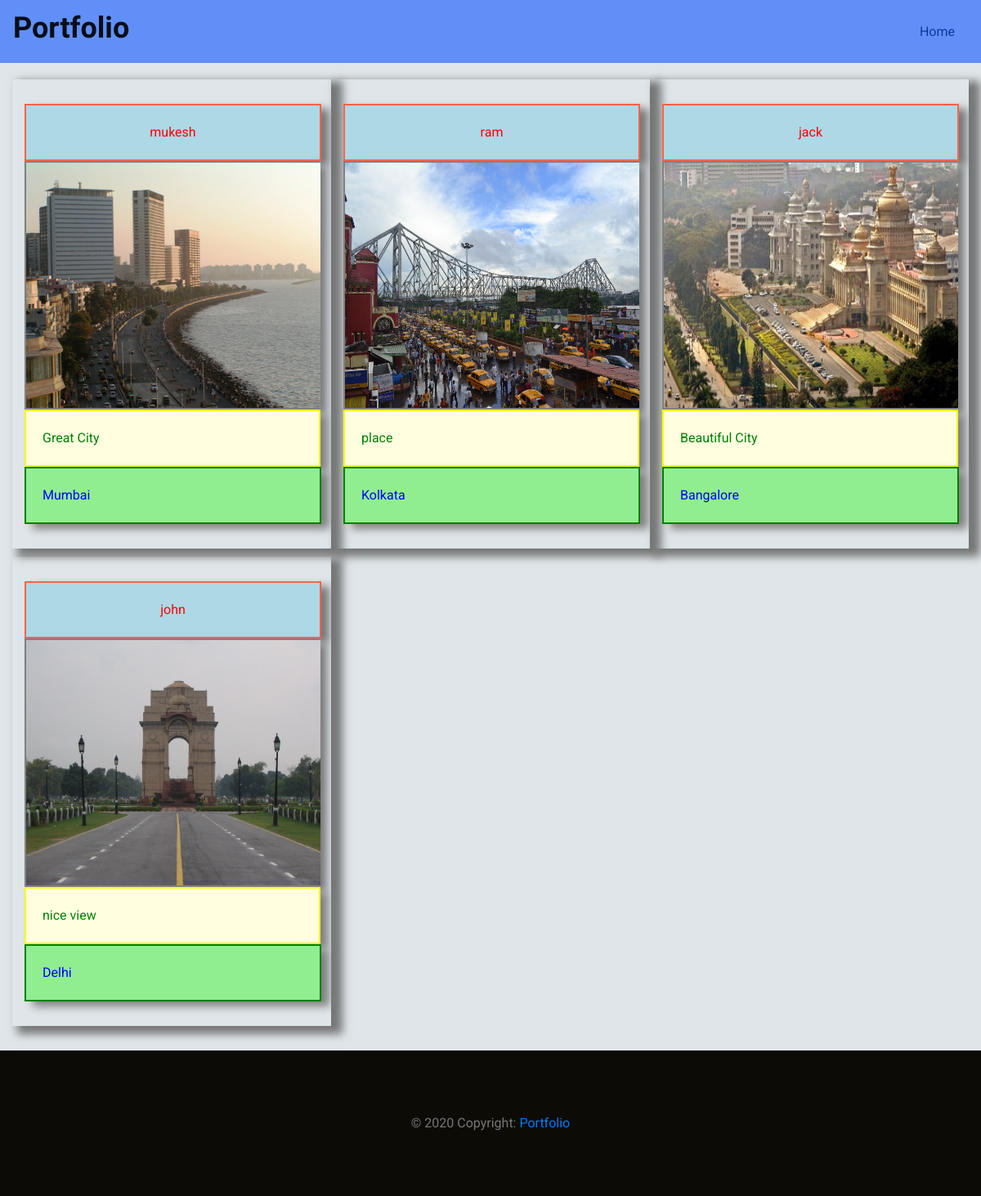
The page /about/ on the database its author committed.
### blog/models.py (models this page shows, shortened)
class Portfolio(models.Model):
    name=models.CharField(max_length=100)
    title=models.CharField(max_length=100,blank=True)
    location=models.TextField(max_length=250,blank=True)
    desc=models.TextField(max_length=250,blank=True)
    image=models.ImageField(upload_to='images/pics',blank=True,null=True)
    email=models.EmailField()
    url=models.URLField(blank=True)

### blog/views.py (the view)
# urls.py: path('about/', views.about, name='about'),
def about(request):
    blogs = Portfolio.objects.all()
    context = {
        'blogs': blogs
    }
    return render(request,'portfolio/about.html',context)

### blog/templates/portfolio/about.html (shortened to what this page needs)
<!doctype html>
{% extends 'portfolio/base.html' %}
{% load static %}
{% block content %}
<nav class="navbar navbar-light " style="background-color: #6090f7;">
    <a class="navbar-brand logo_h justify-content-start" href="{% url 'home' %}"><h1>Portfolio</h1></a>
    <ul class="nav justify-content-end">
        <li class="nav-item">
            <a class="nav-link active" style="color:#0c3999;" href="{% url 'home' %}">Home</a>
        </li>
    </ul>
</nav>
<div class="container-fluid" style="background-color:#dfe5e8">
    <div class="container">
        <div class="row" style="padding-top:20px;padding-bottom:20px;">
            {% for blog in blogs %}
            <div class="col-sm-4" style="padding-top:30px;box-shadow:10px 6px 10px 4px;padding-bottom:30px;margin-bottom:10px">
                <div style="background-color:lightblue;padding:20px;border:2px solid tomato;text-align:center;box-shadow:10px 6px 10px;margin-right:-3px">
                    <span style="color:red;">{{blog.name}}</span>
                </div>
                <div style="box-shadow:10px 6px 10px;border:2px solid gray">
                    <a href="{% url 'detail' blog.id %}"> <img  src="{{blog.image.url}}" width="360px" height="300px"></a>
                </div>
                <div style="padding:20px;background-color:lightyellow;color:green;box-shadow:10px 6px 10px gray;border:2px solid yellow;margin-right:-2px">
                    {{blog.title}}
                </div>
                <div style="padding:20px;background-color:lightgreen;color:blue;box-shadow:10px 6px 10px gray;border:2px solid green;margin-right:-3px">
                    {{blog.location}}
                </div>
            </div>
            {% endfor %}
        </div>
    </div>
</div>
<footer class="page-footer font-small blue"style="background-color:#0d0b06;padding:60px ">
    <div class="footer-copyright text-center py-3">© 2020 Copyright:
        <a href="{% url 'home' %}"> Portfolio</a>
    </div>
</footer>
{% endblock %}

### static/css/Mytyle.css (style rules this page uses)
a { text-decoration: none; transition: all 0.3s ease-in-out; }
body { line-height: 26px; font-size: 16px; font-family: "Roboto", sans-serif; font-weight: normal; color: #777777; }
h1, h2, h3, h4, h5, h6 { font-family: "Heebo", sans-serif; font-weight: bold; }
@media (min-width: 1200px) { .container { max-width: 1170px; } }
h1 { font-size: 36px; }

### rows shown on the page
Portfolio: name "mukesh", image (picture), title "Great City", location "Mumbai"
Portfolio: name "ram", image (picture), title "place", location "Kolkata"
Portfolio: name "jack", image (picture), title "Beautiful City", location "Bangalore"
Portfolio: name "john", image (picture), title "nice view", location "Delhi"
